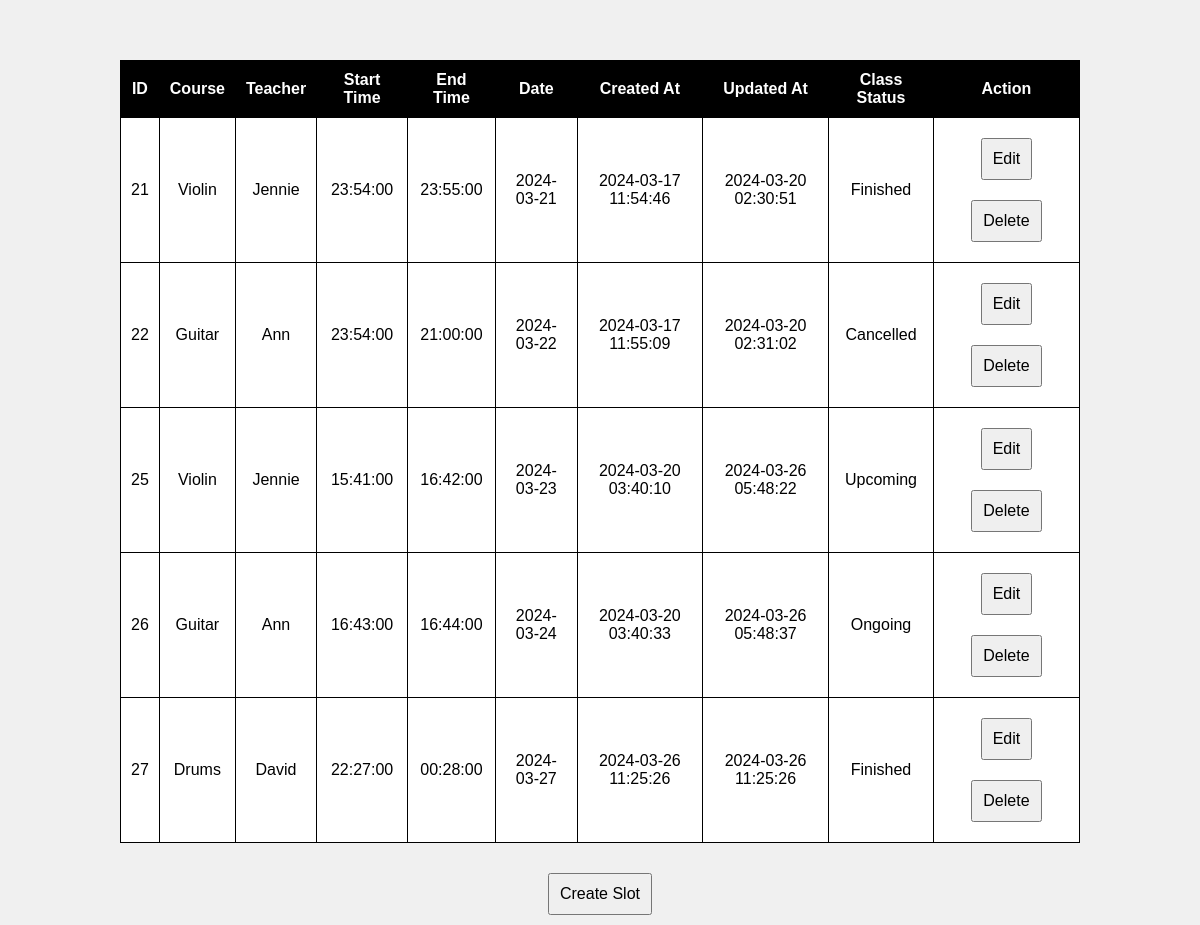
The app's page /admin/indexes/class_index.php, older data.
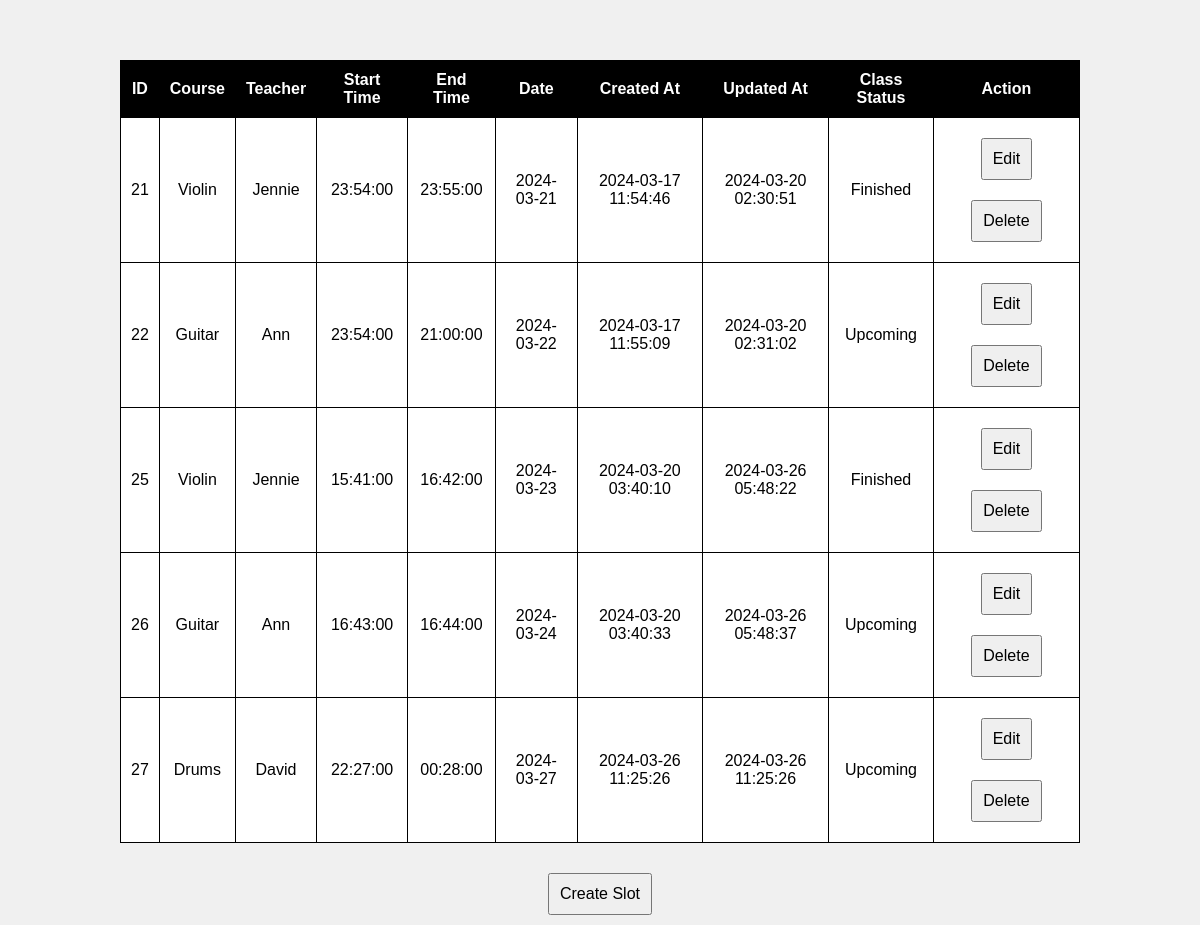
The same page, newer data.
### tables this page shows
CREATE TABLE `classes` (
  `class_id` int(11) NOT NULL,
  `course_parent_id` int(11) NOT NULL,
  `user_parent_id` int(11) NOT NULL,
  `sched_start_time` time NOT NULL,
  `sched_end_time` time NOT NULL,
  `date_of_class` date NOT NULL,
  `created_at` timestamp NOT NULL DEFAULT current_timestamp(),
  `updated_at` timestamp NOT NULL DEFAULT current_timestamp(),
  `actual_start_time` datetime DEFAULT NULL,
  `actual_end_time` datetime DEFAULT NULL,
  `class_status` enum('Upcoming','Ongoing','Finished','Cancelled') NOT NULL
);

CREATE TABLE `courses` (
  `course_id` int(11) NOT NULL,
  `course_name` varchar(255) NOT NULL,
  `course_desc` longtext NOT NULL,
  `course_img` varchar(255) NOT NULL,
  `course_icon` varchar(255) NOT NULL,
  `course_status` enum('Active','Inactive') NOT NULL
);

CREATE TABLE `users` (
  `user_id` int(11) NOT NULL,
  `user_name` varchar(255) NOT NULL,
  `user_password` varchar(255) NOT NULL,
  `user_type` enum('Student','Teacher','None') NOT NULL DEFAULT 'None',
  `user_status` enum('Active','Inactive') NOT NULL
);

### admin/indexes/class_index.php (the view, shortened to what this page needs)
<!DOCTYPE html>
<html>
<head>
</head>
<body>
<h2 id="responseMessageClass">&nbsp;</h2>
<div id="updateTableContainerClass">
    <?php
    include("../db.php");
    $sql = "SELECT ti.*,
               c.course_name,
	       us.user_name
        FROM classes ti
        LEFT JOIN courses c ON ti.course_parent_id = c.course_id
	LEFT JOIN users us ON ti.user_parent_id = us.user_id";
    $result = $conn->query($sql);
    if ($result->num_rows > 0) {
        echo "<table>";
        echo "<tr><th>ID</th><th>Course</th><th>Teacher</th><th>Start Time</th><th>End Time</th><th>Date</th><th>Created At</th><th>Updated At</th><th>Class Status</th><th>Action</th></tr>";
        while ($row = $result->fetch_assoc()) {
            echo "<tr>";
            echo "<td>{$row['class_id']}</td>";
            echo "<td>{$row['course_name']}</td>";
            echo "<td>{$row['user_name']}</td>";
            echo "<td>{$row['sched_start_time']}</td>";
            echo "<td>{$row['sched_end_time']}</td>";
            echo "<td>{$row['date_of_class']}</td>";
            echo "<td>{$row['created_at']}</td>";
            echo "<td>{$row['updated_at']}</td>";
            echo "<td>{$row['class_status']}</td>";
            echo "<td>";
            echo "<button onclick=\"showFormClass('edit_mode_class', {$row['class_id']})\">Edit</button>";
            echo "<button onclick=\"showFormClass('delete_mode_class', {$row['class_id']})\">Delete</button>";
            echo "</td>";
            echo "</tr>";
        }
        echo "</table>";
    } else {
        echo "No class found.";
    }
    ?>
</div>
<button onclick="showFormClass('create_mode_class', null)">Create Slot</button>
</body>
</html>

Row changes from the older to the newer data that the page shows:
changed classes id 22: class_status "Cancelled" → "Upcoming"
changed classes id 25: class_status "Upcoming" → "Finished"
changed classes id 26: class_status "Ongoing" → "Upcoming"
changed classes "Drums": class_status "Finished" → "Upcoming"
